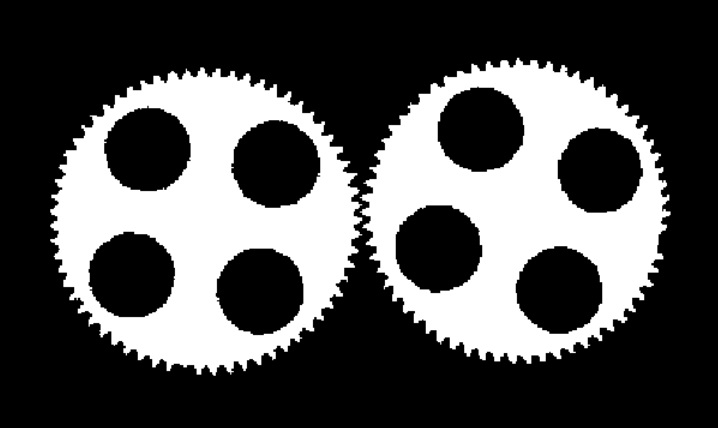
#> input picture lab3/image.jpg, 718 x 428 px, found by its file name
$ jupyter execute lab3cv.ipynb   (shell and % lines are left out)
#> lines starting #> are read from the running program, lines starting #| are printed output that depends on the picture; after the words box and inside, x2 and y2 are one past the last pixel; in counts of white or black regions, pixels touching at a corner belong together
[cell 1]
# следует реализовать выделение проблемных зубьев у шестеренки

from PIL import Image
import pylab as plt
import numpy as np
import cv2

[cell 2]
# нужно если colab использует исключительно мощности компьютера
# на котором запускается проект

from google.colab import drive
drive.mount('/content/drive')

[cell 3]
import glob
img = cv2.imread('/content/drive/MyDrive/University/Computer Vision/lab3/image.jpg')
#> img is the input picture: shape (428, 718, 3); min 0, max 255, mean 78
gray = cv2.cvtColor(img, cv2.COLOR_BGR2GRAY) # к серому
(T, thresh) = cv2.threshold(gray, 0, 255, cv2.THRESH_OTSU) # бинаризуем
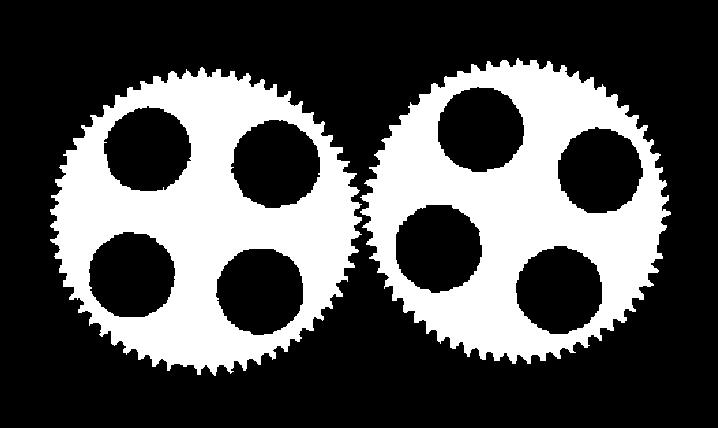
#> thresh: shape (428, 718); 30.6% white; 2 white regions, box (x1, y1, x2, y2) and area: (50, 67, 362, 376) 47525, (360, 58, 671, 364) 46545
#> T = 126
plt.imshow(img, cmap='gray')

[cell 4]
binary = thresh.copy() # крпируем
mask = np.zeros((428+2, 718+2), np.uint8)
cv2.floodFill(thresh, mask, (0,0), 255)
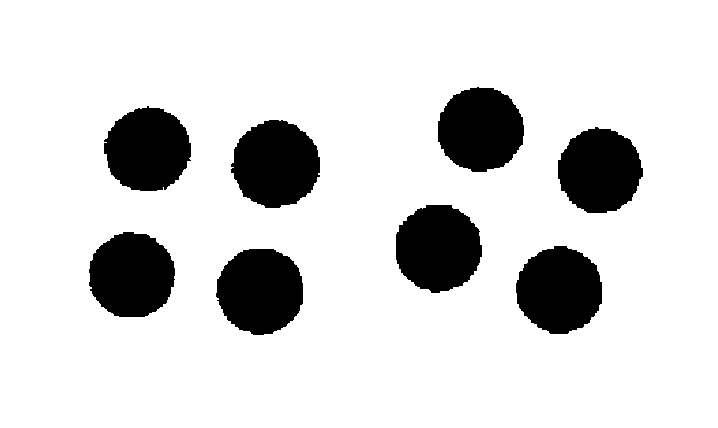
#> thresh: shape (428, 718); 85% white; 8 black regions, largest, box (x1, y1, x2, y2) and area: (231, 120, 320, 208) 5952, (396, 205, 482, 293) 5910, (216, 249, 303, 335) 5878

[cell 5]
# структурный эл. элипс

cv2.bitwise_not(thresh, thresh)
img2 = cv2.bitwise_or(binary, thresh) # к исходному добавляем
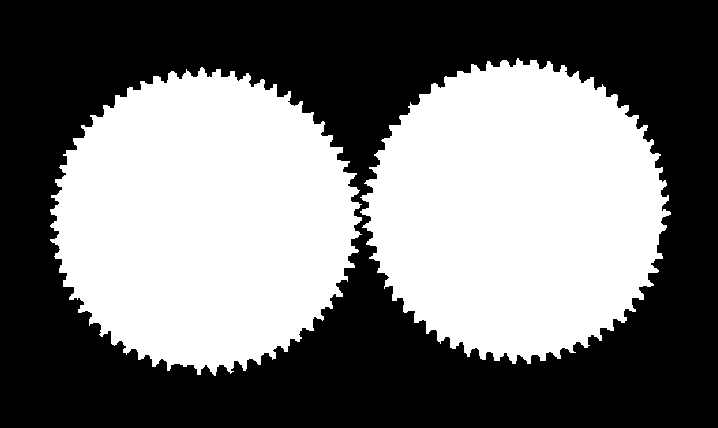
#> img2: shape (428, 718); 45.6% white; 2 white regions, box (x1, y1, x2, y2) and area: (50, 67, 362, 376) 70766, (360, 58, 671, 364) 69512
plt.imshow(img2, cmap='gray');

[cell 6]
# размыкание

erode_dilate_sizes = (250, 250)
img3 = cv2.erode(img2, cv2.getStructuringElement(cv2.MORPH_ELLIPSE, erode_dilate_sizes)) # сужение
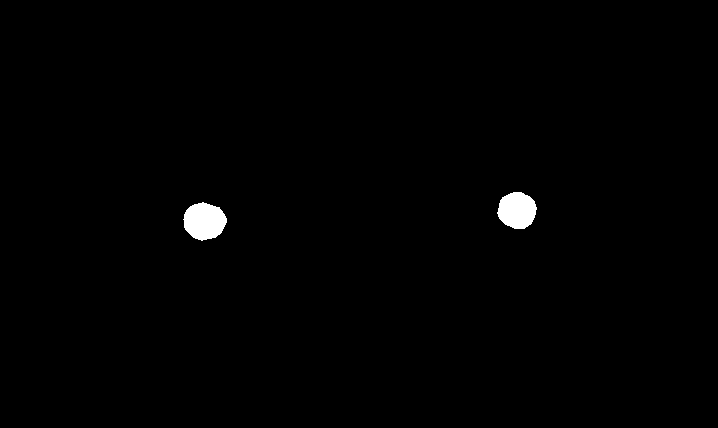
#> img3: shape (428, 718); 0.78% white; 2 white regions, box (x1, y1, x2, y2) and area: (183, 202, 227, 241) 1257, (497, 192, 537, 229) 1128
img4 = cv2.dilate(img3, cv2.getStructuringElement(cv2.MORPH_ELLIPSE, erode_dilate_sizes)) # расширение
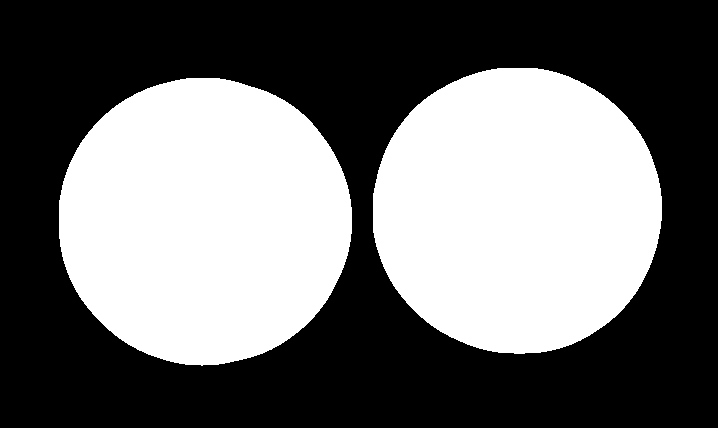
#> img4: shape (428, 718); 42.8% white; 2 white regions, box (x1, y1, x2, y2) and area: (59, 78, 352, 366) 66368, (373, 68, 662, 354) 65293
plt.imshow(img4, cmap='gray');

[cell 7]
# расширение

dilate_sizes = (8, 8)
img5 = cv2.dilate(img4, cv2.getStructuringElement(cv2.MORPH_ELLIPSE, dilate_sizes))
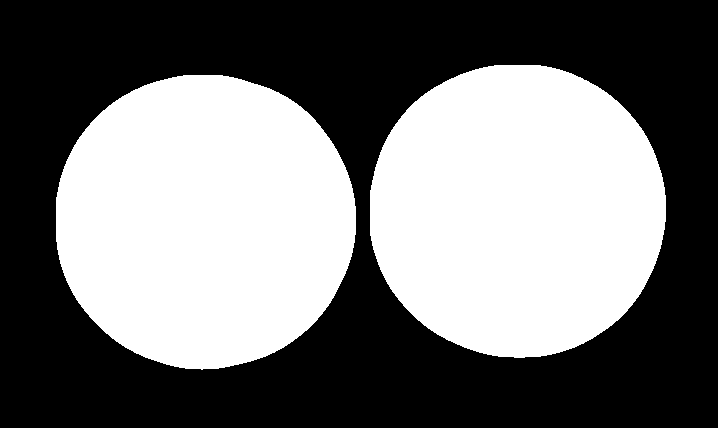
#> img5: shape (428, 718); 45.2% white; 2 white regions, box (x1, y1, x2, y2) and area: (56, 75, 356, 370) 70003, (370, 65, 666, 358) 68901
plt.imshow(img5, cmap='gray');

[cell 8]
# получаем ещё большее расширение, что бы при вычитании получить кольцо

big_dilate_sizes = (25, 25)
img6 = cv2.dilate(img4, cv2.getStructuringElement(cv2.MORPH_ELLIPSE, big_dilate_sizes))
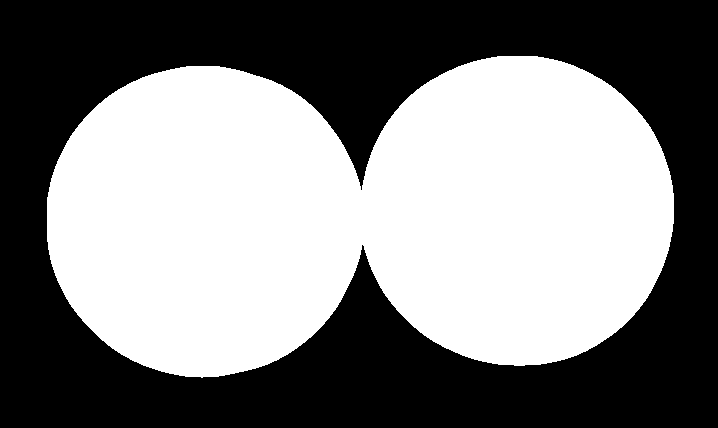
#> img6: shape (428, 718); 50.3% white; 1 black region, box (x1, y1, x2, y2) and area: (0, 0, 718, 428) 152798
plt.imshow(img6, cmap='gray');

[cell 9]
# xor-им озображение для получения кольца

img7 = cv2.bitwise_xor(img5, img6)
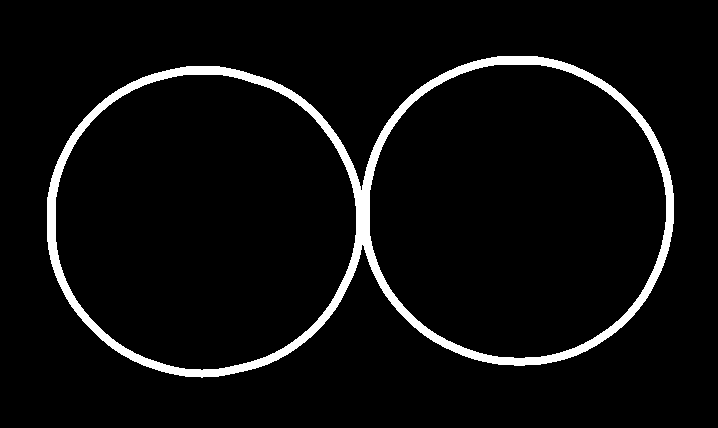
#> img7: shape (428, 718); 5.1% white; 1 white region, box (x1, y1, x2, y2) and area: (47, 56, 674, 378) 15602
plt.imshow(img7, cmap='gray');

[cell 10]
# перемножаем кольца и исходное изображение

img8 = cv2.bitwise_and(gray, img7)
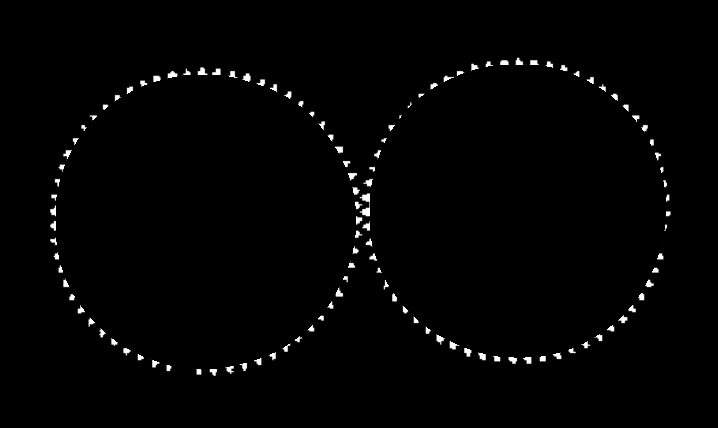
#> img8: shape (428, 718); min 0, max 255, mean 3
plt.imshow(img8, cmap='gray');

[cell 11]
# расширяем контур зубов

shape_dilate_sizes = (23, 23)
img9 = cv2.dilate(img8, cv2.getStructuringElement(cv2.MORPH_ELLIPSE, shape_dilate_sizes))
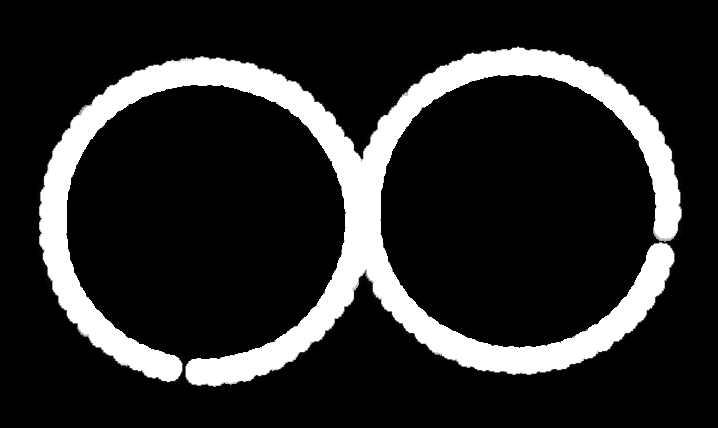
#> img9: shape (428, 718); min 0, max 255, mean 40.4
plt.imshow(img9, cmap='gray');

[cell 12]
# вычитаем из колец расширенное изображениеконтура зубцов для нахождения дефектов и расширяем его

img10 = cv2.subtract(img7, img9)

defects_dilate_sizes = (20, 20)
img11 = cv2.dilate(img10, cv2.getStructuringElement(cv2.MORPH_ELLIPSE, defects_dilate_sizes))

plt.imshow(img11, cmap='gray');

[cell 13]
# накладываем точки дефектов на исходное изображение

result = cv2.bitwise_or(gray, img11)
plt.imshow(result, cmap='gray');
